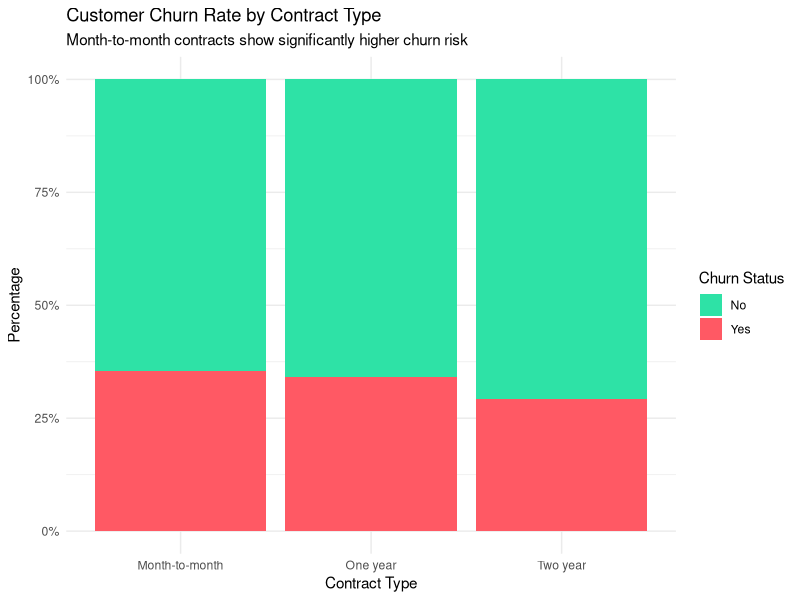
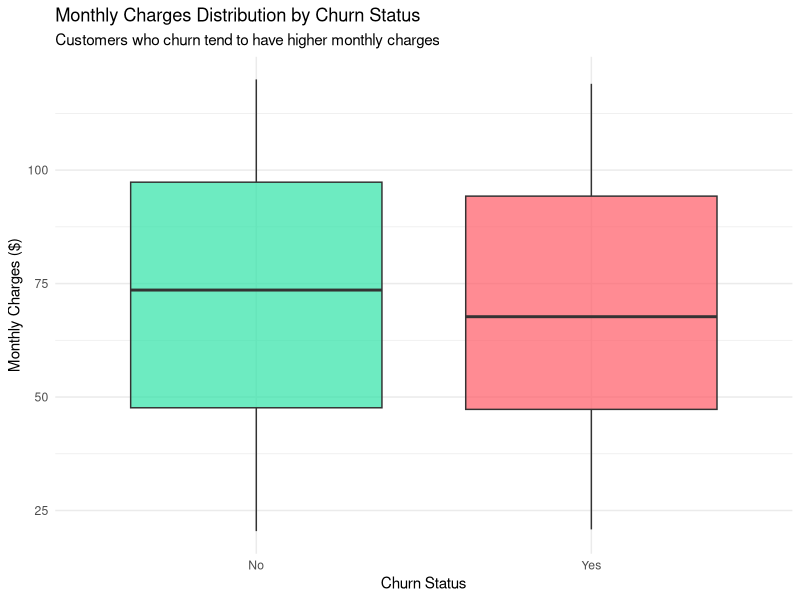
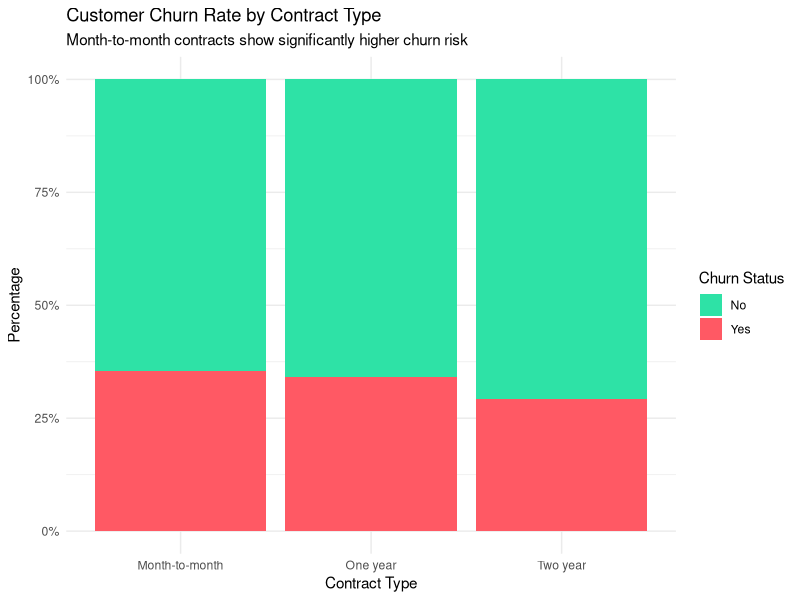
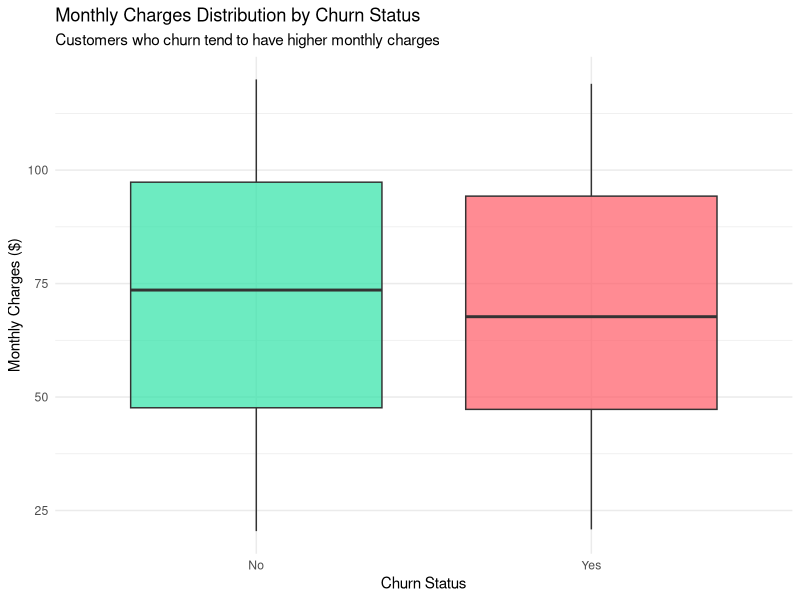

Generate these figures, in order, with R:
# 1. Load required library
library(tidyverse)

# 2. Set seed for reproducibility
set.seed(42)
n <- 500

# 3. Create raw dataset
churn_data <- data.frame(
  CustomerID = paste0("CUST-", 1000 + 1:n),
  Gender = sample(c("Male", "Female"), n, replace = TRUE),
  SeniorCitizen = sample(c(0, 1), n, replace = TRUE, prob = c(0.85, 0.15)),
  Tenure = sample(1:72, n, replace = TRUE),
  Contract = sample(c("Month-to-month", "One year", "Two year"), n, replace = TRUE, prob = c(0.5, 0.3, 0.2)),
  PaymentMethod = sample(c("Electronic check", "Mailed check", "Bank transfer", "Credit card"), n, replace = TRUE),
  MonthlyCharges = round(runif(n, 20, 120), 2),
  Churn = sample(c("No", "Yes"), n, replace = TRUE, prob = c(0.7, 0.3))
)

# 4. Add TotalCharges and missing values
churn_data$TotalCharges <- round(churn_data$Tenure * churn_data$MonthlyCharges + rnorm(n, mean = 0, sd = 10), 2)
churn_data$TotalCharges[sample(1:n, 15)] <- NA

# 5. Clean dataset
clean_churn_data <- churn_data %>%
  na.omit() %>%
  mutate(
    Gender = as.factor(Gender),
    SeniorCitizen = factor(SeniorCitizen, levels = c(0, 1), labels = c("No", "Yes")),
    Contract = as.factor(Contract),
    PaymentMethod = as.factor(PaymentMethod),
    Churn = as.factor(Churn),
    TenureGroup = case_when(
      Tenure <= 12 ~ "0-1 Year",
      Tenure <= 24 ~ "1-2 Years",
      Tenure <= 48 ~ "2-4 Years",
      TRUE ~ "4+ Years"
    ),
    TenureGroup = as.factor(TenureGroup)
  )

# 6. Save clean dataset
write.csv(clean_churn_data, "customer_churn_clean.csv", row.names = FALSE)

# 7. Check if file is created
file.exists("customer_churn_clean.csv")
# Plot 1: Churn Rate by Contract Type
ggplot(clean_churn_data, aes(x = Contract, fill = Churn)) +
  geom_bar(position = "fill") +
  scale_y_continuous(labels = scales::percent) +
  theme_minimal() +
  labs(
    title = "Customer Churn Rate by Contract Type",
    subtitle = "Month-to-month contracts show significantly higher churn risk",
    x = "Contract Type",
    y = "Percentage",
    fill = "Churn Status"
  ) +
  scale_fill_manual(values = c("No" = "#2ee2a6", "Yes" = "#ff5964"))

# Save the plot as an image for GitHub README
ggsave("churn_by_contract.png", width = 8, height = 5)
# Plot 2: Distribution of Monthly Charges by Churn Status
ggplot(clean_churn_data, aes(x = Churn, y = MonthlyCharges, fill = Churn)) +
  geom_boxplot(alpha = 0.7, show.legend = FALSE) +
  theme_minimal() +
  labs(
    title = "Monthly Charges Distribution by Churn Status",
    subtitle = "Customers who churn tend to have higher monthly charges",
    x = "Churn Status",
    y = "Monthly Charges ($)"
  ) +
  scale_fill_manual(values = c("No" = "#2ee2a6", "Yes" = "#ff5964"))

# Save plot as PNG image for GitHub
ggsave("churn_by_monthly_charges.png", width = 8, height = 5)
# Build a Logistic Regression model to predict Churn
churn_model <- glm(
  Churn ~ Contract + MonthlyCharges + Tenure + SeniorCitizen,
  data = clean_churn_data,
  family = binomial
)

# Display statistical summary of the model
summary(churn_model)

# Extract Odds Ratios (Effect Size) for easy business interpretation
odds_ratios <- exp(coef(churn_model))
print("Odds Ratios:")
print(odds_ratios)
